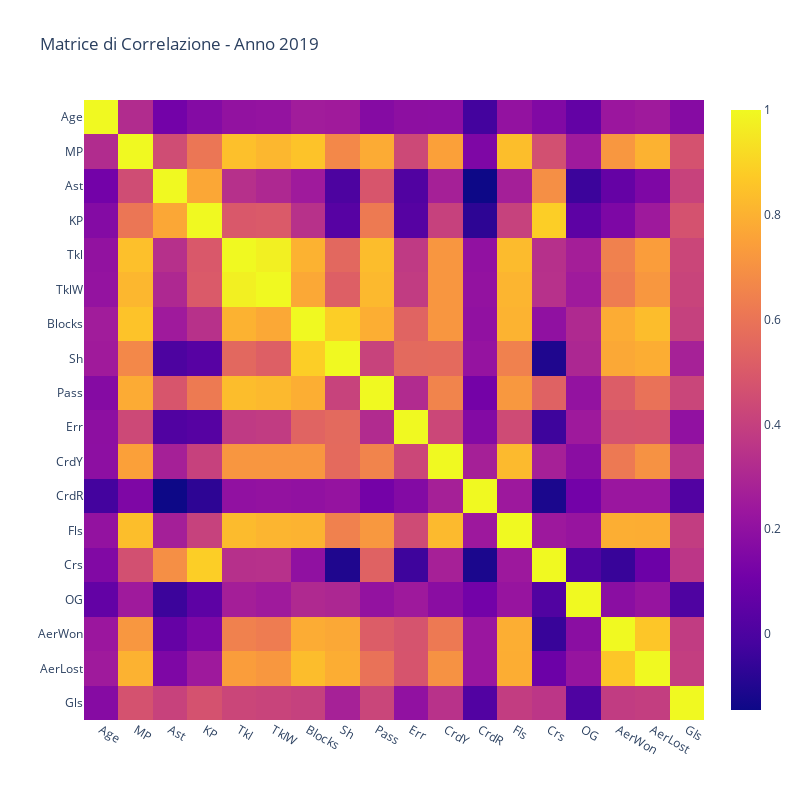
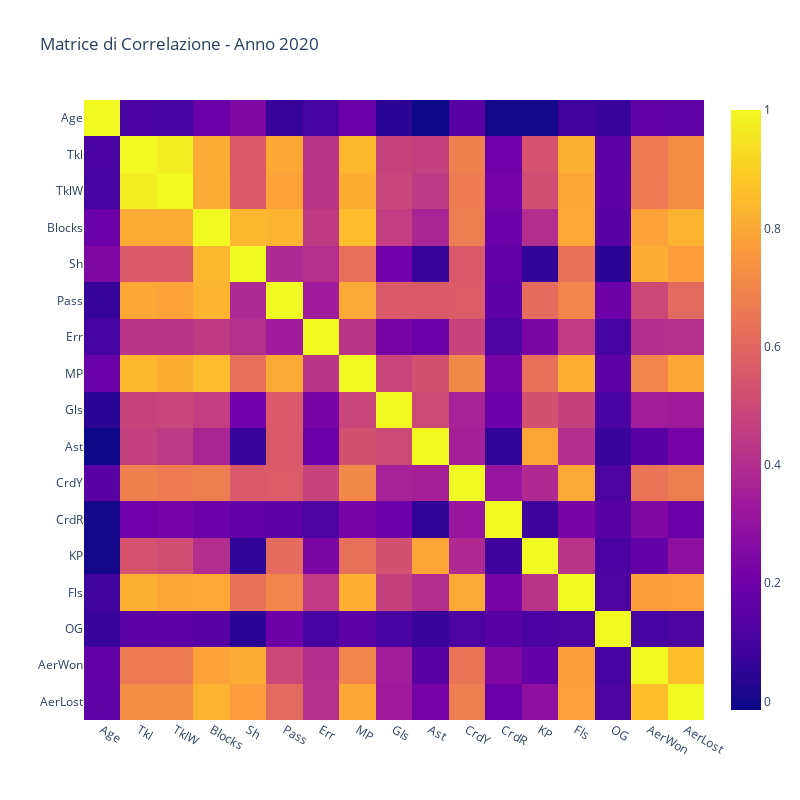
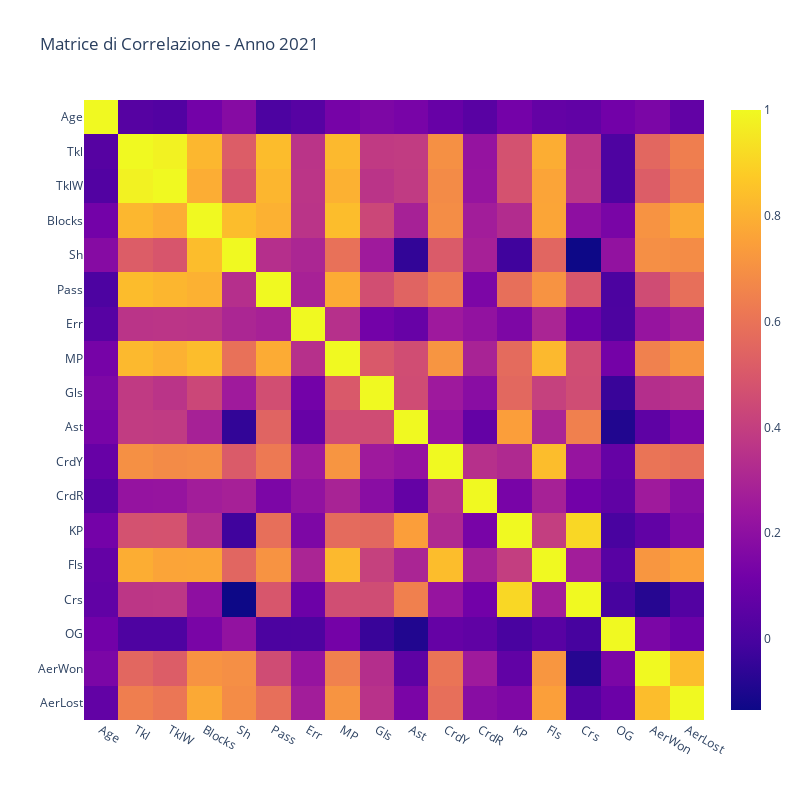
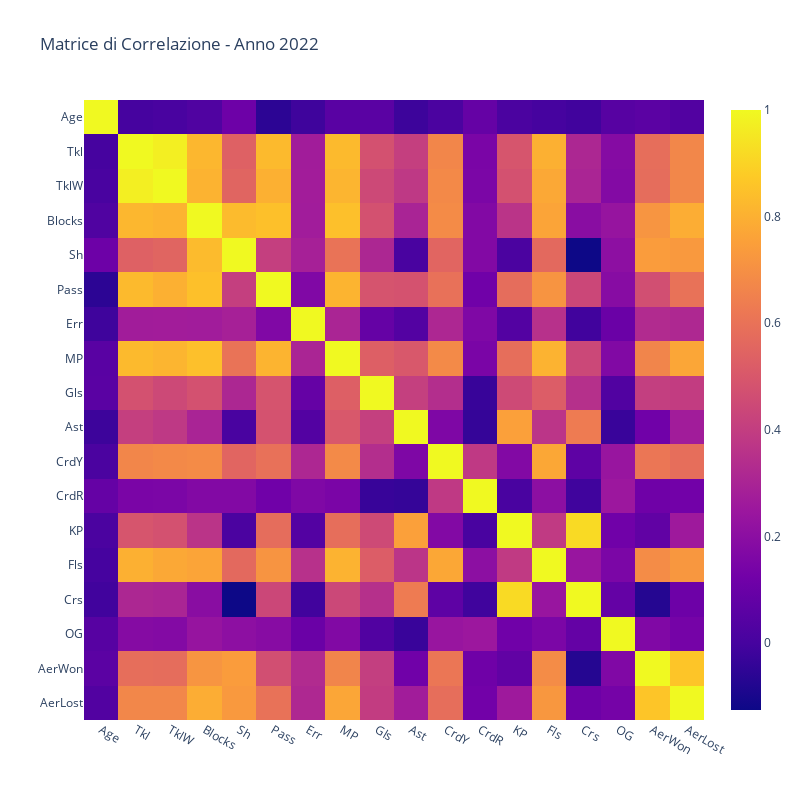

Here is the notebook cell these charts were saved with, in order:
### Code cell
import pandas as pd
import plotly.express as px
import os  # Libreria per manipolare i percorsi dei file

pd.set_option('display.max_columns', None)

# Elenco dei file da leggere
files = [r"C:\Users\milan\OneDrive\Documenti\difensori 2019.xlsx", 
         r"C:\Users\milan\OneDrive\Documenti\difensori_2020.xlsx", 
         r"C:\Users\milan\OneDrive\Documenti\difensori_2021.xlsx",
         r"C:\Users\milan\OneDrive\Documenti\difensori_2022.xlsx", 
         r"C:\Users\milan\OneDrive\Documenti\difensori_2023.xlsx"]

# Faccio un dizionario per mappare i file agli anni
year_mapping = {'difensori_2023.xlsx': 2023, 'difensori_2022.xlsx': 2022,
                'difensori_2021.xlsx': 2021, 'difensori_2020.xlsx': 2020, 
                'difensori 2019.xlsx': 2019}
# Questa parte di codice crea 5 figure che rappresentano il riquadro di correlazione fra le statistiche per annata

correlations = []
years = []


colonne_da_eliminare = ['Player','Squad','Nation','Pos','short Cmp%','medium Cmp%','long Cmp%', 'CrdY + CrdR', 'AerTot']

for file in files:
    
    data_frame = pd.read_excel(file)

    # Converte le colonne in numeriche, forzando i valori non convertibili in NaN
   # data_frame = data_frame.apply(pd.to_numeric, errors='coerce')
    
    # Rimuove le colonne non numeriche o quelle specificate
    data_frame.drop(columns=colonne_da_eliminare, inplace=True)

    # Calcolo della matrice di correlazione
    corr_matrix = data_frame.corr()

    # Estrae solo il nome del file dal percorso completo
    file_name = os.path.basename(file)
    year = year_mapping[file_name]
    years.append(year)

    # Visualizza la matrice di correlazione con dimensioni maggiori
    fig = px.imshow(corr_matrix, title=f"Matrice di Correlazione - Anno {year}", width=800, height=800)
    fig.show()

print(f'Le colonne usate per questa analisi sono {list(data_frame.columns)}')

### Figure 1 — Plotly figure (JSON) as saved in the notebook; plotly's stock layout.template omitted (floating-point values rounded to 4 significant figures; data arrays with more than 128 entries replaced by an {"elided": "..."} marker saying what was removed)
{"data": [{"coloraxis": "coloraxis", "hovertemplate": "x: %{x}<br>y: %{y}<br>color: %{z}<extra></extra>", "name": "0", "type": "heatmap", "x": ["Age", "MP", "Ast", "KP", "Tkl", "TklW", "Blocks", "Sh", "Pass", "Err", "CrdY", "CrdR", "Fls", "Crs", "OG", "AerWon", "AerLost", "Gls"], "xaxis": "x", "y": ["Age", "MP", "Ast", "KP", "Tkl", "TklW", "Blocks", "Sh", "Pass", "Err", "CrdY", "CrdR", "Fls", "Crs", "OG", "AerWon", "AerLost", "Gls"], "yaxis": "y", "z": {"elided": "18x18 float values"}}], "layout": {"coloraxis": {"colorscale": [[0, "#0d0887"], [0.1111, "#46039f"], [0.2222, "#7201a8"], [0.3333, "#9c179e"], [0.4444, "#bd3786"], [0.5556, "#d8576b"], [0.6667, "#ed7953"], [0.7778, "#fb9f3a"], [0.8889, "#fdca26"], [1, "#f0f921"]]}, "height": 800, "title": {"text": "Matrice di Correlazione - Anno 2019"}, "width": 800, "xaxis": {"anchor": "y", "constrain": "domain", "domain": [0, 1], "scaleanchor": "y"}, "yaxis": {"anchor": "x", "autorange": "reversed", "constrain": "domain", "domain": [0, 1]}}}

### Figure 2 — Plotly figure (JSON) as saved in the notebook; plotly's stock layout.template omitted (floating-point values rounded to 4 significant figures; data arrays with more than 128 entries replaced by an {"elided": "..."} marker saying what was removed)
{"data": [{"coloraxis": "coloraxis", "hovertemplate": "x: %{x}<br>y: %{y}<br>color: %{z}<extra></extra>", "name": "0", "type": "heatmap", "x": ["Age", "Tkl", "TklW", "Blocks", "Sh", "Pass", "Err", "MP", "Gls", "Ast", "CrdY", "CrdR", "KP", "Fls", "OG", "AerWon", "AerLost"], "xaxis": "x", "y": ["Age", "Tkl", "TklW", "Blocks", "Sh", "Pass", "Err", "MP", "Gls", "Ast", "CrdY", "CrdR", "KP", "Fls", "OG", "AerWon", "AerLost"], "yaxis": "y", "z": {"elided": "17x17 float values"}}], "layout": {"coloraxis": {"colorscale": [[0, "#0d0887"], [0.1111, "#46039f"], [0.2222, "#7201a8"], [0.3333, "#9c179e"], [0.4444, "#bd3786"], [0.5556, "#d8576b"], [0.6667, "#ed7953"], [0.7778, "#fb9f3a"], [0.8889, "#fdca26"], [1, "#f0f921"]]}, "height": 800, "title": {"text": "Matrice di Correlazione - Anno 2020"}, "width": 800, "xaxis": {"anchor": "y", "constrain": "domain", "domain": [0, 1], "scaleanchor": "y"}, "yaxis": {"anchor": "x", "autorange": "reversed", "constrain": "domain", "domain": [0, 1]}}}

### Figure 3 — Plotly figure (JSON) as saved in the notebook; plotly's stock layout.template omitted (floating-point values rounded to 4 significant figures; data arrays with more than 128 entries replaced by an {"elided": "..."} marker saying what was removed)
{"data": [{"coloraxis": "coloraxis", "hovertemplate": "x: %{x}<br>y: %{y}<br>color: %{z}<extra></extra>", "name": "0", "type": "heatmap", "x": ["Age", "Tkl", "TklW", "Blocks", "Sh", "Pass", "Err", "MP", "Gls", "Ast", "CrdY", "CrdR", "KP", "Fls", "Crs", "OG", "AerWon", "AerLost"], "xaxis": "x", "y": ["Age", "Tkl", "TklW", "Blocks", "Sh", "Pass", "Err", "MP", "Gls", "Ast", "CrdY", "CrdR", "KP", "Fls", "Crs", "OG", "AerWon", "AerLost"], "yaxis": "y", "z": {"elided": "18x18 float values"}}], "layout": {"coloraxis": {"colorscale": [[0, "#0d0887"], [0.1111, "#46039f"], [0.2222, "#7201a8"], [0.3333, "#9c179e"], [0.4444, "#bd3786"], [0.5556, "#d8576b"], [0.6667, "#ed7953"], [0.7778, "#fb9f3a"], [0.8889, "#fdca26"], [1, "#f0f921"]]}, "height": 800, "title": {"text": "Matrice di Correlazione - Anno 2021"}, "width": 800, "xaxis": {"anchor": "y", "constrain": "domain", "domain": [0, 1], "scaleanchor": "y"}, "yaxis": {"anchor": "x", "autorange": "reversed", "constrain": "domain", "domain": [0, 1]}}}

### Figure 4 — Plotly figure (JSON) as saved in the notebook; plotly's stock layout.template omitted (floating-point values rounded to 4 significant figures; data arrays with more than 128 entries replaced by an {"elided": "..."} marker saying what was removed)
{"data": [{"coloraxis": "coloraxis", "hovertemplate": "x: %{x}<br>y: %{y}<br>color: %{z}<extra></extra>", "name": "0", "type": "heatmap", "x": ["Age", "Tkl", "TklW", "Blocks", "Sh", "Pass", "Err", "MP", "Gls", "Ast", "CrdY", "CrdR", "KP", "Fls", "Crs", "OG", "AerWon", "AerLost"], "xaxis": "x", "y": ["Age", "Tkl", "TklW", "Blocks", "Sh", "Pass", "Err", "MP", "Gls", "Ast", "CrdY", "CrdR", "KP", "Fls", "Crs", "OG", "AerWon", "AerLost"], "yaxis": "y", "z": {"elided": "18x18 float values"}}], "layout": {"coloraxis": {"colorscale": [[0, "#0d0887"], [0.1111, "#46039f"], [0.2222, "#7201a8"], [0.3333, "#9c179e"], [0.4444, "#bd3786"], [0.5556, "#d8576b"], [0.6667, "#ed7953"], [0.7778, "#fb9f3a"], [0.8889, "#fdca26"], [1, "#f0f921"]]}, "height": 800, "title": {"text": "Matrice di Correlazione - Anno 2022"}, "width": 800, "xaxis": {"anchor": "y", "constrain": "domain", "domain": [0, 1], "scaleanchor": "y"}, "yaxis": {"anchor": "x", "autorange": "reversed", "constrain": "domain", "domain": [0, 1]}}}
